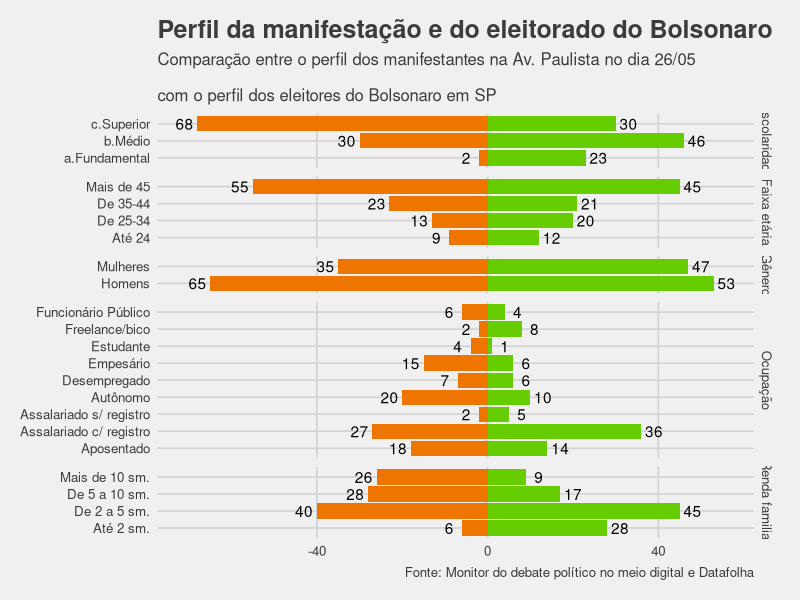

Write the R code that produced this figure.
library(tidyverse)

read.csv("data.csv") %>% 
  ggplot(aes(x=Grupo, y=Eleicao)) +
  geom_col(fill="#66CD00") +
  geom_col(aes(x=Grupo, y=-Manifestacao), fill="#EE7600") +
  geom_text(aes(y=Eleicao, label=Eleicao), nudge_y = 3) +
  geom_text(aes(y=-Manifestacao, label=Manifestacao), nudge_y = -3) +
  coord_flip() +
  ggthemes::theme_fivethirtyeight() +
  theme(panel.grid = element_blank()) +
  facet_grid(Categoria~., scales="free", space="free") +
  labs(title = "Perfil da manifestação e do eleitorado do Bolsonaro",
       subtitle = "Comparação entre o perfil dos manifestantes na Av. Paulista no dia 26/05
       \ncom o perfil dos eleitores do Bolsonaro em SP",
       caption = "Fonte: Monitor do debate político no meio digital e Datafolha")

